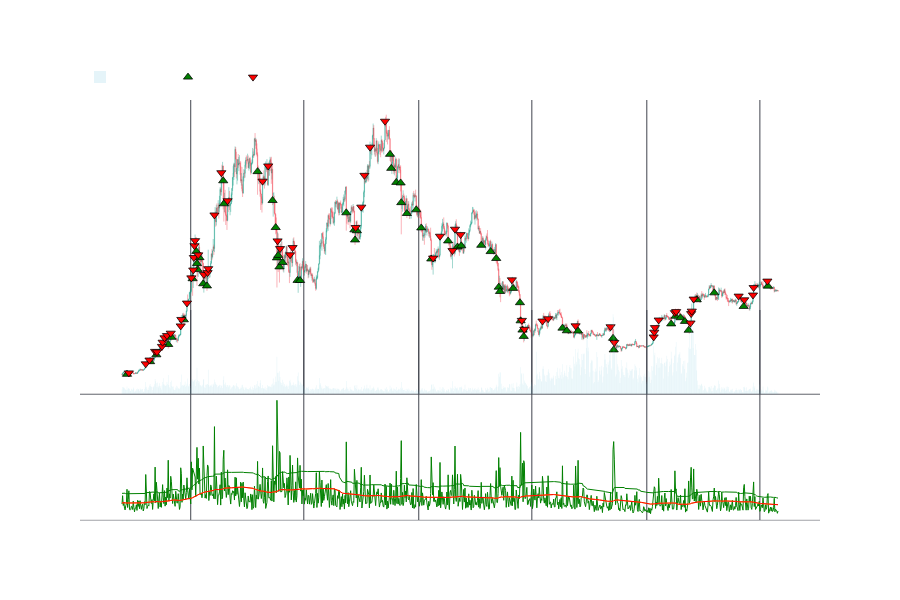

The notebook cell saved with this chart:
### Code cell
events = [
         {
          'df': df,
          'col':'buy', 'name': 'Buy',
          'color': 'green', 'symbol': 'triangle-up',
         },
         {
          'df': df,
          'col':'sell', 'name': 'Sell',
          'color': 'red', 'symbol': 'triangle-down',
         },
     ]



fig = fn.ohlc_chart(df,events=events)

fig.add_trace(
            go.Scatter(
                x=df["datetime"], y=df['volat'], name="Volatilidad", mode="lines", showlegend=False, 
                line={'width': 1},  
                marker=dict(color="green"),
            ),
            row=3,
            col=1,
        )
fig.add_trace(
            go.Scatter(
                x=df["datetime"], y=df['vlt_mean'], name="Vlt Mean", mode="lines", showlegend=False, 
                line={'width': 1},  
                marker=dict(color="orange"),
            ),
            row=3,
            col=1,
        )
fig.add_trace(
            go.Scatter(
                x=df["datetime"], y=df['vlt_high'], name="Vlt High", mode="lines", showlegend=False, 
                line={'width': 1},  
                marker=dict(color="green"),
            ),
            row=3,
            col=1,
        )
fig.add_trace(
            go.Scatter(
                x=df["datetime"], y=df['vlt_low'], name="Vlt Low", mode="lines", showlegend=False, 
                line={'width': 1},  
                marker=dict(color="red"),
            ),
            row=3,
            col=1,
        )

fig.show()

### Figure 1 — Plotly figure (JSON) as saved in the notebook; plotly's stock layout.template omitted (floating-point values rounded to 4 significant figures; data arrays with more than 128 entries replaced by an {"elided": "..."} marker saying what was removed)
{"data": [{"close": {"elided": "1051 float values"}, "decreasing": {"line": {"color": "rgba(242,54,69,0.5)"}}, "high": {"elided": "1051 float values"}, "increasing": {"line": {"color": "rgba(8,153,129,0.5)"}}, "line": {"width": 0.75}, "low": {"elided": "1051 float values"}, "name": "BTCUDST", "open": {"elided": "1051 float values"}, "showlegend": false, "type": "candlestick", "x": {"elided": "1051 str values"}, "xaxis": "x", "yaxis": "y"}, {"marker": {"color": "rgba(126,198,222,0.2)", "line": {"width": 0}}, "name": "Volumen", "type": "bar", "x": {"elided": "1051 str values"}, "xaxis": "x2", "y": {"elided": "1051 float values"}, "yaxis": "y2"}, {"marker": {"color": "green", "line": {"color": "black", "width": 0.75}, "size": 8, "symbol": "triangle-up"}, "mode": "markers", "name": "Buy", "type": "scatter", "x": {"elided": "1051 str values"}, "xaxis": "x", "y": {"elided": "1051 float values"}, "yaxis": "y"}, {"marker": {"color": "red", "line": {"color": "black", "width": 0.75}, "size": 8, "symbol": "triangle-down"}, "mode": "markers", "name": "Sell", "type": "scatter", "x": {"elided": "1051 str values"}, "xaxis": "x", "y": {"elided": "1051 float values"}, "yaxis": "y"}, {"line": {"width": 1.25}, "marker": {"color": "#00c6d5"}, "mode": "lines", "name": "PNL", "showlegend": false, "type": "scatter", "x": {"elided": "1051 str values"}, "xaxis": "x3", "y": {"elided": "1051 null values"}, "yaxis": "y3"}, {"line": {"width": 1}, "marker": {"color": "green"}, "mode": "lines", "name": "Volatilidad", "showlegend": false, "type": "scatter", "x": {"elided": "1051 str values"}, "xaxis": "x3", "y": {"elided": "1051 float values"}, "yaxis": "y3"}, {"line": {"width": 1}, "marker": {"color": "orange"}, "mode": "lines", "name": "Vlt Mean", "showlegend": false, "type": "scatter", "x": {"elided": "1051 str values"}, "xaxis": "x3", "y": {"elided": "1051 float values"}, "yaxis": "y3"}, {"line": {"width": 1}, "marker": {"color": "green"}, "mode": "lines", "name": "Vlt High", "showlegend": false, "type": "scatter", "x": {"elided": "1051 str values"}, "xaxis": "x3", "y": {"elided": "1051 float values"}, "yaxis": "y3"}, {"line": {"width": 1}, "marker": {"color": "red"}, "mode": "lines", "name": "Vlt Low", "showlegend": false, "type": "scatter", "x": {"elided": "1051 str values"}, "xaxis": "x3", "y": {"elided": "1051 float values"}, "yaxis": "y3"}], "layout": {"font": {"color": "#ffffff", "family": "Helvetica"}, "height": 600, "legend": {"orientation": "h", "x": 0, "xanchor": "left", "y": 1.02, "yanchor": "bottom"}, "modebar": {"bgcolor": "rgba(0,0,0,0)"}, "paper_bgcolor": "rgba(0,0,0,0)", "plot_bgcolor": "rgba(0,0,0,0)", "xaxis": {"anchor": "y", "domain": [0, 1], "gridcolor": "#40444e", "linecolor": "#40444e", "linewidth": 0.5, "matches": "x3", "rangeslider": {"visible": false}, "showline": true, "showticklabels": false}, "xaxis2": {"anchor": "y2", "domain": [0, 1], "gridcolor": "#40444e", "linecolor": "#40444e", "linewidth": 0.5, "matches": "x3", "showline": true, "showticklabels": false}, "xaxis3": {"anchor": "y3", "domain": [0, 1], "gridcolor": "#40444e", "linecolor": "#40444e", "linewidth": 0.5, "showline": true}, "yaxis": {"anchor": "x", "domain": [0.3, 1], "gridcolor": "rgba(0,0,0,0)", "linecolor": "#40444e", "linewidth": 0.5, "showline": false, "showticklabels": true, "title": {"text": "Precio"}, "zeroline": false}, "yaxis2": {"anchor": "x2", "domain": [0.3, 0.5], "gridcolor": "rgba(0,0,0,0)", "linecolor": "#40444e", "linewidth": 0.5, "showline": false, "showticklabels": false, "zeroline": false}, "yaxis3": {"anchor": "x3", "domain": [0, 0.3], "gridcolor": "rgba(0,0,0,0)", "linecolor": "#40444e", "linewidth": 0.5, "showline": false, "showticklabels": true, "title": {"text": "PNL"}, "zeroline": false}}}
